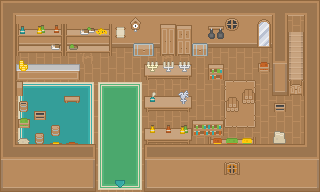

This game map was drawn from its Tiled (.tmx) file and the tilesets committed beside it. A one-line description and the trimmed map source follow:
An orthogonal 20x12 tile map with 16x16 px tiles, 8 tile layers (Ground Terrain, Ground Overlay, Below 0, Below 1, ...), 4 hidden layers not drawn.

<map version="1.5" tiledversion="1.7.2" orientation="orthogonal" renderorder="right-down" width="20" height="12" tilewidth="16" tileheight="16" infinite="0" nextlayerid="16" nextobjectid="1">
 <editorsettings>
  <export target="Outpost Trader's Store.json" format="json" />
 </editorsettings>
 <tileset firstgid="1" source="tiles.tsx" />
 <layer id="13" name="Teleporter:World,11,4,0,down," width="20" height="12" visible="0" locked="1">
  <data>[240 cells, 3 non-empty, 1 distinct tile ids]</data>
 </layer>
 <layer id="14" name="Region: Outpost Trader's Store:noattack:nomonster:" width="20" height="12" visible="0" locked="1">
  <data>[240 cells, 240 non-empty, 1 distinct tile ids]</data>
 </layer>
 <layer id="15" name="Npc:adicyte" width="20" height="12" visible="0" locked="1">
  <data>[240 cells, 1 non-empty, 1 distinct tile ids]</data>
 </layer>
 <layer id="2" name="Collision:0" width="20" height="12" visible="0" locked="1">
  <data>[240 cells, 156 non-empty, 5 distinct tile ids]</data>
 </layer>
 <layer id="4" name="Ground Terrain" width="20" height="12">
  <data>[240 cells, 240 non-empty, 2 distinct tile ids]</data>
 </layer>
 <layer id="5" name="Ground Overlay" width="20" height="12">
  <data>[240 cells, 57 non-empty, 24 distinct tile ids]</data>
 </layer>
 <layer id="7" name="Below 0" width="20" height="12">
  <data>[240 cells, 61 non-empty, 21 distinct tile ids]</data>
 </layer>
 <layer id="8" name="Below 1" width="20" height="12">
  <data>[240 cells, 3 non-empty, 3 distinct tile ids]</data>
 </layer>
 <layer id="9" name="BelowOffset" width="20" height="12" offsetx="0" offsety="8">
  <data>[240 cells, 23 non-empty, 21 distinct tile ids]</data>
 </layer>
 <layer id="10" name="Above0" width="20" height="12">
  <data>[240 cells, 91 non-empty, 14 distinct tile ids]</data>
 </layer>
 <layer id="11" name="Above1" width="20" height="12">
  <data>[240 cells, 5 non-empty, 5 distinct tile ids]</data>
 </layer>
 <layer id="12" name="AboveOffset" width="20" height="12" offsetx="0" offsety="8">
  <data>[240 cells, 19 non-empty, 19 distinct tile ids]</data>
 </layer>
</map>
